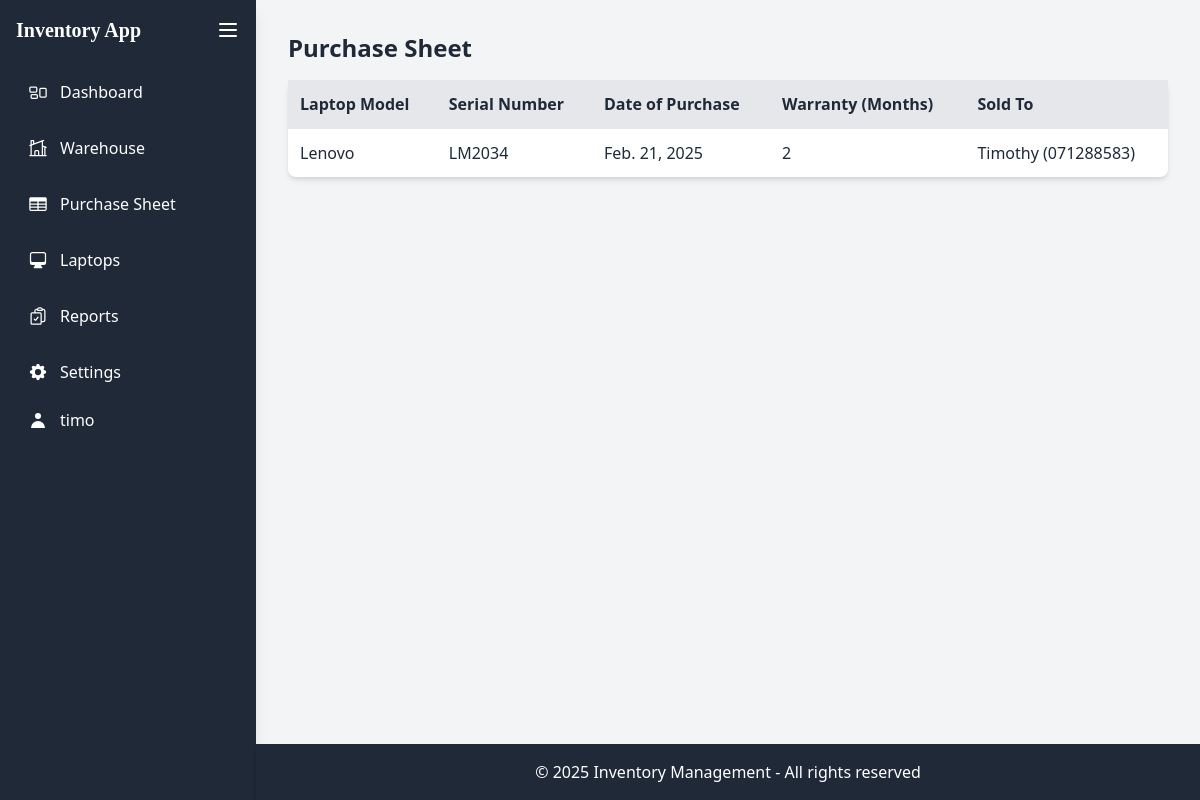
/purchases/purchase-sheet/ (signed in), run on the app's committed database.
### purchases/models.py (models this page shows, shortened)
class LaptopPurchase(models.Model):
    laptop = models.ForeignKey(WarehouseItem, on_delete=models.CASCADE, limit_choices_to={'item_type': 'laptop'})
    date_of_purchase = models.DateField()
    warranty_period = models.IntegerField(help_text="In months")
    sold_to_name = models.CharField(max_length=100)
    sold_to_number = models.CharField(max_length=20)
    sold_by = models.ForeignKey(User, on_delete=models.SET_NULL, null=True)

class WarehouseItem(models.Model):
    ITEM_TYPES = (
        ('laptop', 'Laptop'),
        ('monitor', 'Monitor'),
        ('phone', 'Phone'),
        ('accessory', 'Accessory'),
    )
    item_type = models.CharField(max_length=20, choices=ITEM_TYPES)
    name = models.CharField(max_length=100)
    serial_number = models.CharField(max_length=100, unique=True)
    date_added = models.DateField(auto_now_add=True)
    is_available = models.BooleanField(default=True)

### purchases/views.py (the view)
# urls.py: path('purchase-sheet/', views.purchase_sheet, name='purchase_sheet'),
@login_required
def purchase_sheet(request):
    purchases = LaptopPurchase.objects.all()
    return render(request, 'purchases/purchase_sheet.html', {'purchases': purchases})

### templates/purchases/purchase_sheet.html
{% extends 'base.html' %}
{% block content %}
<div class="max-w-4xl mx-auto">
  <h2 class="text-2xl font-semibold mb-4">Purchase Sheet</h2>
  <table class="w-full bg-white shadow-md rounded-lg">
    <thead class="bg-gray-200">
      <tr>
        <th class="p-3 text-left">Laptop Model</th>
        <th class="p-3 text-left">Serial Number</th>
        <th class="p-3 text-left">Date of Purchase</th>
        <th class="p-3 text-left">Warranty (Months)</th>
        <th class="p-3 text-left">Sold To</th>
      </tr>
    </thead>
    <tbody>
      {% for purchase in purchases %}
      <tr class="border-t">
        <td class="p-3">{{ purchase.laptop.name }}</td>
        <td class="p-3">{{ purchase.laptop.serial_number }}</td>
        <td class="p-3">{{ purchase.date_of_purchase }}</td>
        <td class="p-3">{{ purchase.warranty_period }}</td>
        <td class="p-3">{{ purchase.sold_to_name }} ({{ purchase.sold_to_number }})</td>
      </tr>
      {% empty %}
      <tr><td colspan="5" class="p-3 text-center">No purchases recorded</td></tr>
      {% endfor %}
    </tbody>
  </table>
</div>
{% endblock %}

### templates/base.html (shortened to what this page needs)
<!DOCTYPE html>
<html lang="en">
  <head>
    <script src="https://cdn.tailwindcss.com"></script>
  </head>
  <body class="bg-gray-100 text-gray-800 min-h-screen flex">
    <aside
      id="sidebar"
      class="bg-gray-800 text-white p-4 shadow-lg transition-all duration-300 {% if request.session.sidebar_collapsed %}sidebar-collapsed{% else %}sidebar-expanded{% endif %}"
      hx-target="this"
      hx-swap="outerHTML"
    >
      <div class="flex items-center justify-between mb-6">
        <h2 style="font-family:serif" class="text-xl font-bold {% if request.session.sidebar_collapsed %}hidden{% else %}block{% endif %}">Inventory App</h2>
        <button
          hx-get="{% url 'core:toggle_sidebar' %}"
          class="text-white hover:text-gray-300 focus:outline-none"
        >
          <svg class="h-6 w-6" fill="none" stroke="currentColor" viewBox="0 0 24 24" xmlns="http://www.w3.org/2000/svg">
            <path stroke-linecap="round" stroke-linejoin="round" stroke-width="2" d="M4 6h16M4 12h16M4 18h16"></path>
          </svg>
        </button>
      </div>
      <nav class="space-y-2 flex-1">
        <a href="{% url 'core:dashboard' %}" class="flex items-center p-3 rounded-lg hover:bg-gray-700 transition-colors duration-200 font-medium group">
          <span class="{% if request.session.sidebar_collapsed %}hidden{% else %}block{% endif %}">Dashboard</span>
        </a>
        <a href="{% url 'purchases:warehouse' %}" class="flex items-center p-3 rounded-lg hover:bg-gray-700 transition-colors duration-200 font-medium group">
           <span class="{% if request.session.sidebar_collapsed %}hidden{% else %}block{% endif %}">Warehouse</span>
        </a>
        <a href="{% url 'purchases:purchase_sheet' %}" class="flex items-center p-3 rounded-lg hover:bg-gray-700 transition-colors duration-200 font-medium group">
          <span class="{% if request.session.sidebar_collapsed %}hidden{% else %}block{% endif %}">Purchase Sheet</span>
        </a>
        <a href="{% url 'purchases:laptops' %}" class="flex items-center p-3 rounded-lg hover:bg-gray-700 transition-colors duration-200 font-medium group">
          <span class="{% if request.session.sidebar_collapsed %}hidden{% else %}block{% endif %}">Laptops</span>
        </a>
        <a href="{% url 'core:reports' %}" class="flex items-center p-3 rounded-lg hover:bg-gray-700 transition-colors duration-200 font-medium group">
          <span class="{% if request.session.sidebar_collapsed %}hidden{% else %}block{% endif %}">Reports</span>
        </a>
        <a href="{% url 'core:settings' %}" class="flex items-center p-3 rounded-lg hover:bg-gray-700 transition-colors duration-200 font-medium group">
          <span class="{% if request.session.sidebar_collapsed %}hidden{% else %}block{% endif %}">Settings</span>
        </a>
      </nav>
      {% if request.user.is_authenticated %}
      <div class="mt-auto relative group">
        <button class="flex items-center w-full p-3 rounded-lg hover:bg-gray-700 transition-colors duration-200">
          <svg class="h-5 w-5 mr-3" fill="currentColor" viewBox="0 0 20 20" xmlns="http://www.w3.org/2000/svg">
            <path fill-rule="evenodd" d="M10 9a3 3 0 100-6 3 3 0 000 6zm-7 9a7 7 0 1114 0H3z" clip-rule="evenodd" />
          </svg>
          <span class="{% if request.session.sidebar_collapsed %}hidden{% else %}block truncate{% endif %}">{{ request.user.username }}</span>
        </button>
      </div>
      {% endif %}
    </aside>
    <div class="flex-1 flex flex-col">
      <main class="flex-1 p-8">
        {% block content %}{% endblock %}
      </main>
      <footer class="bg-gray-800 text-white text-center p-4 shadow-md">
        © 2025 Inventory Management - All rights reserved
      </footer>
    </div>
  </body>
</html>

### templates/base.html (style rules this page uses)
.sidebar-expanded { width: 256px; }

### data on the page
LaptopPurchase: laptop.name "Lenovo", laptop.serial_number "LM2034", date_of_purchase "Feb. 21, 2025", warranty_period "2", sold_to_name "Timothy", sold_to_number "071288583"

### other printed values
{{ request.user.username }} "timo"
